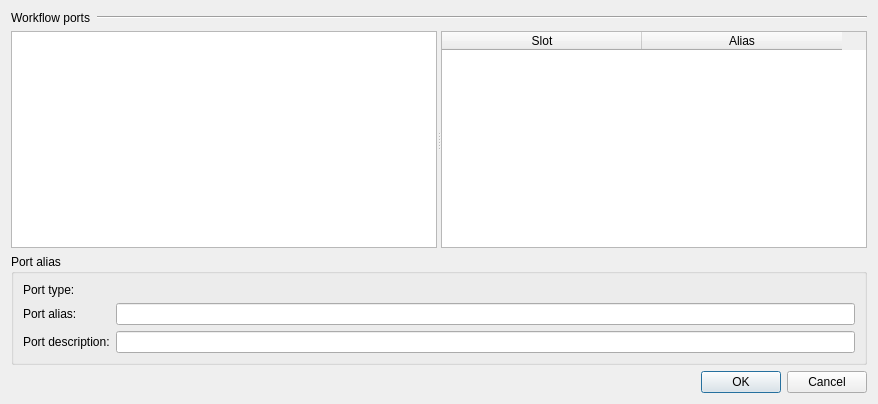
<?xml version="1.0" encoding="UTF-8"?>
<ui version="4.0">
 <class>PortAliasesConfigurationDialog</class>
 <widget class="QDialog" name="PortAliasesConfigurationDialog">
  <property name="windowModality">
   <enum>Qt::NonModal</enum>
  </property>
  <property name="geometry">
   <rect>
    <x>0</x>
    <y>0</y>
    <width>878</width>
    <height>404</height>
   </rect>
  </property>
  <property name="minimumSize">
   <size>
    <width>878</width>
    <height>404</height>
   </size>
  </property>
  <property name="windowTitle">
   <string>Configure Port and Slot Aliases</string>
  </property>
  <property name="modal">
   <bool>true</bool>
  </property>
  <layout class="QVBoxLayout" name="verticalLayout" stretch="0,1,0,0">
   <property name="sizeConstraint">
    <enum>QLayout::SetDefaultConstraint</enum>
   </property>
   <item>
    <layout class="QHBoxLayout" name="horizontalLayout">
     <item>
      <widget class="QLabel" name="headLabel">
       <property name="sizePolicy">
        <sizepolicy hsizetype="Minimum" vsizetype="Preferred">
         <horstretch>0</horstretch>
         <verstretch>0</verstretch>
        </sizepolicy>
       </property>
       <property name="text">
        <string>Workflow ports</string>
       </property>
      </widget>
     </item>
     <item>
      <widget class="Line" name="line">
       <property name="sizePolicy">
        <sizepolicy hsizetype="Expanding" vsizetype="Fixed">
         <horstretch>0</horstretch>
         <verstretch>0</verstretch>
        </sizepolicy>
       </property>
       <property name="orientation">
        <enum>Qt::Horizontal</enum>
       </property>
      </widget>
     </item>
    </layout>
   </item>
   <item>
    <widget class="QSplitter" name="splitter">
     <property name="orientation">
      <enum>Qt::Horizontal</enum>
     </property>
     <widget class="QListWidget" name="portListWidget">
      <property name="sizePolicy">
       <sizepolicy hsizetype="Expanding" vsizetype="Expanding">
        <horstretch>0</horstretch>
        <verstretch>0</verstretch>
       </sizepolicy>
      </property>
     </widget>
     <widget class="QTableWidget" name="portAliasesTableWidget">
      <attribute name="horizontalHeaderDefaultSectionSize">
       <number>200</number>
      </attribute>
      <attribute name="horizontalHeaderMinimumSectionSize">
       <number>200</number>
      </attribute>
      <column>
       <property name="text">
        <string>Slot</string>
       </property>
      </column>
      <column>
       <property name="text">
        <string>Alias</string>
       </property>
      </column>
     </widget>
    </widget>
   </item>
   <item>
    <widget class="QGroupBox" name="portInfoGroupBox">
     <property name="title">
      <string>Port alias</string>
     </property>
     <layout class="QGridLayout" name="gridLayout">
      <property name="sizeConstraint">
       <enum>QLayout::SetMinAndMaxSize</enum>
      </property>
      <item row="0" column="0">
       <widget class="QLabel" name="label">
        <property name="text">
         <string>Port type:</string>
        </property>
       </widget>
      </item>
      <item row="0" column="1">
       <widget class="QLabel" name="portTypeLabel">
        <property name="text">
         <string/>
        </property>
       </widget>
      </item>
      <item row="1" column="0">
       <widget class="QLabel" name="label_2">
        <property name="text">
         <string>Port alias:</string>
        </property>
       </widget>
      </item>
      <item row="1" column="1">
       <widget class="QLineEdit" name="portAliasEdit"/>
      </item>
      <item row="2" column="0">
       <widget class="QLabel" name="label_3">
        <property name="text">
         <string>Port description:</string>
        </property>
       </widget>
      </item>
      <item row="2" column="1">
       <widget class="QLineEdit" name="portDescriptionEdit"/>
      </item>
     </layout>
    </widget>
   </item>
   <item>
    <widget class="QDialogButtonBox" name="buttonBox">
     <property name="standardButtons">
      <set>QDialogButtonBox::Cancel|QDialogButtonBox::Ok</set>
     </property>
    </widget>
   </item>
  </layout>
 </widget>
 <resources/>
 <connections/>
</ui>
